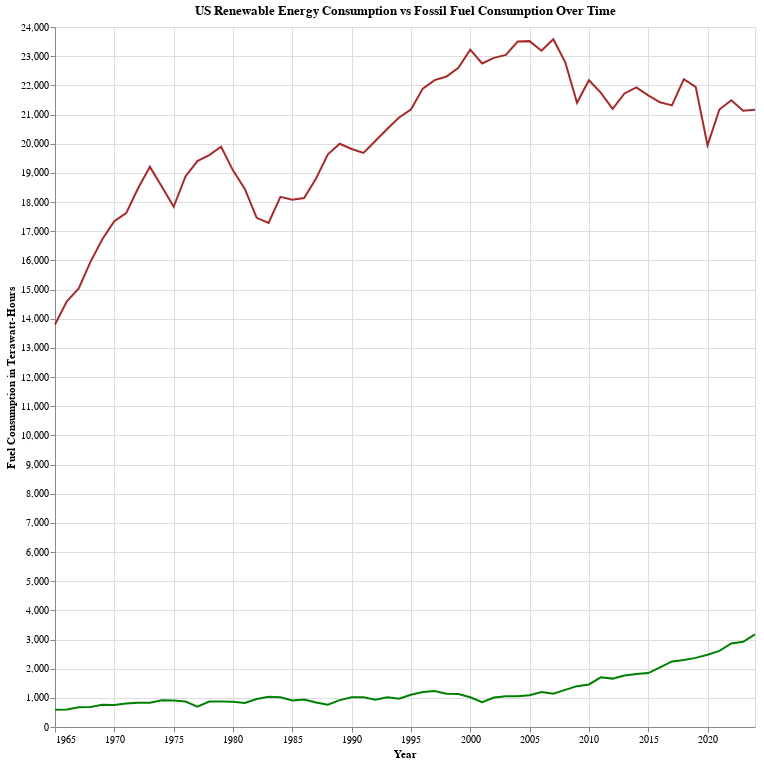

Notebook source saved alongside this figure:
### Code cell
# Linechart of US renewable energy consumption vs fossil fuel consumption over time

# clean data to be only columns that we care about
clean_data = data[['country', 'year', 'population', 'primary_energy_consumption', 'renewables_consumption', 'fossil_fuel_consumption']]

import altair as alt
us_data = clean_data[clean_data['country'] == 'United States']

year_min = 1965
print(year_min)
year_max = int(us_data["year"].max())
print(year_max)


renew_line = alt.Chart(us_data).mark_line(color='green').encode(
    alt.X('year', title='Year', scale=alt.Scale(domain=[year_min, year_max]), axis=alt.Axis(format="d")),
    alt.Y('renewables_consumption', title='Fuel Consumption in Terawatt-Hours'),
    tooltip=['year', 'renewables_consumption'],
    
)

fossil_line = alt.Chart(us_data).mark_line(color='brown').encode(
    alt.X('year', title='Year', scale=alt.Scale(domain=[year_min, year_max]), axis=alt.Axis(format="d")),
    alt.Y('fossil_fuel_consumption', title='Fuel Consumption in Terawatt-Hours'),
    tooltip=['year', 'fossil_fuel_consumption'],
)

us_linechart = renew_line + fossil_line

us_linechart = us_linechart.properties(
    title='US Renewable Energy Consumption vs Fossil Fuel Consumption Over Time',
    width = 700, height = 700)

us_linechart.show()

# how to add legend?

### Figure 1 — Vega-Lite specification as saved in the notebook (floating-point values rounded to 4 significant figures)
{"config": {"view": {"continuousWidth": 300, "continuousHeight": 300}}, "layer": [{"mark": {"type": "line", "color": "green"}, "encoding": {"tooltip": [{"field": "year", "type": "quantitative"}, {"field": "renewables_consumption", "type": "quantitative"}], "x": {"axis": {"format": "d"}, "field": "year", "scale": {"domain": [1965, 2024]}, "title": "Year", "type": "quantitative"}, "y": {"field": "renewables_consumption", "title": "Fuel Consumption in Terawatt-Hours", "type": "quantitative"}}}, {"mark": {"type": "line", "color": "brown"}, "encoding": {"tooltip": [{"field": "year", "type": "quantitative"}, {"field": "fossil_fuel_consumption", "type": "quantitative"}], "x": {"axis": {"format": "d"}, "field": "year", "scale": {"domain": [1965, 2024]}, "title": "Year", "type": "quantitative"}, "y": {"field": "fossil_fuel_consumption", "title": "Fuel Consumption in Terawatt-Hours", "type": "quantitative"}}}], "data": {"name": "data-24aac6a84fa58ba524e0376a5d510c83"}, "height": 700, "title": "US Renewable Energy Consumption vs Fossil Fuel Consumption Over Time", "width": 700, "$schema": "https://vega.github.io/schema/vega-lite/v5.20.1.json", "datasets": {"data-24aac6a84fa58ba524e0376a5d510c83": [{"country": "United States", "year": 1900, "population": 74830000.0, "primary_energy_consumption": null, "renewables_consumption": null, "fossil_fuel_consumption": null}, {"country": "United States", "year": 1901, "population": 76250000.0, "primary_energy_consumption": null, "renewables_consumption": null, "fossil_fuel_consumption": null}, {"country": "United States", "year": 1902, "population": 77700000.0, "primary_energy_consumption": null, "renewables_consumption": null, "fossil_fuel_consumption": null}, {"country": "United States", "year": 1903, "population": 79190000.0, "primary_energy_consumption": null, "renewables_consumption": null, "fossil_fuel_consumption": null}, {"country": "United States", "year": 1904, "population": 80710000.0, "primary_energy_consumption": null, "renewables_consumption": null, "fossil_fuel_consumption": null}, {"country": "United States", "year": 1905, "population": 82250000.0, "primary_energy_consumption": null, "renewables_consumption": null, "fossil_fuel_consumption": null}, {"country": "United States", "year": 1906, "population": 83830000.0, "primary_energy_consumption": null, "renewables_consumption": null, "fossil_fuel_consumption": null}, {"country": "United States", "year": 1907, "population": 85440000.0, "primary_energy_consumption": null, "renewables_consumption": null, "fossil_fuel_consumption": null}, {"country": "United States", "year": 1908, "population": 87070000.0, "primary_energy_consumption": null, "renewables_consumption": null, "fossil_fuel_consumption": null}, {"country": "United States", "year": 1909, "population": 88650000.0, "primary_energy_consumption": null, "renewables_consumption": null, "fossil_fuel_consumption": null}, {"country": "United States", "year": 1910, "population": 90150000.0, "primary_energy_consumption": null, "renewables_consumption": null, "fossil_fuel_consumption": null}, {"country": "United States", "year": 1911, "population": 91590000.0, "primary_energy_consumption": null, "renewables_consumption": null, "fossil_fuel_consumption": null}, {"country": "United States", "year": 1912, "population": 92950000.0, "primary_energy_consumption": null, "renewables_consumption": null, "fossil_fuel_consumption": null}, {"country": "United States", "year": 1913, "population": 94230000.0, "primary_energy_consumption": null, "renewables_consumption": null, "fossil_fuel_consumption": null}, {"country": "United States", "year": 1914, "population": 95530000.0, "primary_energy_consumption": null, "renewables_consumption": null, "fossil_fuel_consumption": null}, {"country": "United States", "year": 1915, "population": 96850000.0, "primary_energy_consumption": null, "renewables_consumption": null, "fossil_fuel_consumption": null}, {"country": "United States", "year": 1916, "population": 98190000.0, "primary_energy_consumption": null, "renewables_consumption": null, "fossil_fuel_consumption": null}, {"country": "United States", "year": 1917, "population": 99550000.0, "primary_energy_consumption": null, "renewables_consumption": null, "fossil_fuel_consumption": null}, {"country": "United States", "year": 1918, "population": 101000000.0, "primary_energy_consumption": null, "renewables_consumption": null, "fossil_fuel_consumption": null}, {"country": "United States", "year": 1919, "population": 102400000.0, "primary_energy_consumption": null, "renewables_consumption": null, "fossil_fuel_consumption": null}, {"country": "United States", "year": 1920, "population": 103900000.0, "primary_energy_consumption": null, "renewables_consumption": null, "fossil_fuel_consumption": null}, {"country": "United States", "year": 1921, "population": 105400000.0, "primary_energy_consumption": null, "renewables_consumption": null, "fossil_fuel_consumption": null}, {"country": "United States", "year": 1922, "population": 106900000.0, "primary_energy_consumption": null, "renewables_consumption": null, "fossil_fuel_consumption": null}, {"country": "United States", "year": 1923, "population": 108500000.0, "primary_energy_consumption": null, "renewables_consumption": null, "fossil_fuel_consumption": null}, {"country": "United States", "year": 1924, "population": 110100000.0, "primary_energy_consumption": null, "renewables_consumption": null, "fossil_fuel_consumption": null}, {"country": "United States", "year": 1925, "population": 111700000.0, "primary_energy_consumption": null, "renewables_consumption": null, "fossil_fuel_consumption": null}, {"country": "United States", "year": 1926, "population": 113400000.0, "primary_energy_consumption": null, "renewables_consumption": null, "fossil_fuel_consumption": null}, {"country": "United States", "year": 1927, "population": 115000000.0, "primary_energy_consumption": null, "renewables_consumption": null, "fossil_fuel_consumption": null}, {"country": "United States", "year": 1928, "population": 116700000.0, "primary_energy_consumption": null, "renewables_consumption": null, "fossil_fuel_consumption": null}, {"country": "United States", "year": 1929, "population": 118300000.0, "primary_energy_consumption": null, "renewables_consumption": null, "fossil_fuel_consumption": null}, {"country": "United States", "year": 1930, "population": 119600000.0, "primary_energy_consumption": null, "renewables_consumption": null, "fossil_fuel_consumption": null}, {"country": "United States", "year": 1931, "population": 120800000.0, "primary_energy_consumption": null, "renewables_consumption": null, "fossil_fuel_consumption": null}, {"country": "United States", "year": 1932, "population": 121900000.0, "primary_energy_consumption": null, "renewables_consumption": null, "fossil_fuel_consumption": null}, {"country": "United States", "year": 1933, "population": 122700000.0, "primary_energy_consumption": null, "renewables_consumption": null, "fossil_fuel_consumption": null}, {"country": "United States", "year": 1934, "population": 123600000.0, "primary_energy_consumption": null, "renewables_consumption": null, "fossil_fuel_consumption": null}, {"country": "United States", "year": 1935, "population": 124400000.0, "primary_energy_consumption": null, "renewables_consumption": null, "fossil_fuel_consumption": null}, {"country": "United States", "year": 1936, "population": 125300000.0, "primary_energy_consumption": null, "renewables_consumption": null, "fossil_fuel_consumption": null}, {"country": "United States", "year": 1937, "population": 126200000.0, "primary_energy_consumption": null, "renewables_consumption": null, "fossil_fuel_consumption": null}, {"country": "United States", "year": 1938, "population": 127100000.0, "primary_energy_consumption": null, "renewables_consumption": null, "fossil_fuel_consumption": null}, {"country": "United States", "year": 1939, "population": 128200000.0, "primary_energy_consumption": null, "renewables_consumption": null, "fossil_fuel_consumption": null}, {"country": "United States", "year": 1940, "population": 129400000.0, "primary_energy_consumption": null, "renewables_consumption": null, "fossil_fuel_consumption": null}, {"country": "United States", "year": 1941, "population": 130900000.0, "primary_energy_consumption": null, "renewables_consumption": null, "fossil_fuel_consumption": null}, {"country": "United States", "year": 1942, "population": 132500000.0, "primary_energy_consumption": null, "renewables_consumption": null, "fossil_fuel_consumption": null}, {"country": "United States", "year": 1943, "population": 134400000.0, "primary_energy_consumption": null, "renewables_consumption": null, "fossil_fuel_consumption": null}, {"country": "United States", "year": 1944, "population": 136200000.0, "primary_energy_consumption": null, "renewables_consumption": null, "fossil_fuel_consumption": null}, {"country": "United States", "year": 1945, "population": 138100000.0, "primary_energy_consumption": null, "renewables_consumption": null, "fossil_fuel_consumption": null}, {"country": "United States", "year": 1946, "population": 140000000.0, "primary_energy_consumption": null, "renewables_consumption": null, "fossil_fuel_consumption": null}, {"country": "United States", "year": 1947, "population": 142000000.0, "primary_energy_consumption": null, "renewables_consumption": null, "fossil_fuel_consumption": null}, {"country": "United States", "year": 1948, "population": 144000000.0, "primary_energy_consumption": null, "renewables_consumption": null, "fossil_fuel_consumption": null}, {"country": "United States", "year": 1949, "population": 146100000.0, "primary_energy_consumption": null, "renewables_consumption": null, "fossil_fuel_consumption": null}, {"country": "United States", "year": 1950, "population": 154200000.0, "primary_energy_consumption": null, "renewables_consumption": null, "fossil_fuel_consumption": null}, {"country": "United States", "year": 1951, "population": 156500000.0, "primary_energy_consumption": null, "renewables_consumption": null, "fossil_fuel_consumption": null}, {"country": "United States", "year": 1952, "population": 158800000.0, "primary_energy_consumption": null, "renewables_consumption": null, "fossil_fuel_consumption": null}, {"country": "United States", "year": 1953, "population": 161200000.0, "primary_energy_consumption": null, "renewables_consumption": null, "fossil_fuel_consumption": null}, {"country": "United States", "year": 1954, "population": 163600000.0, "primary_energy_consumption": null, "renewables_consumption": null, "fossil_fuel_consumption": null}, {"country": "United States", "year": 1955, "population": 166200000.0, "primary_energy_consumption": null, "renewables_consumption": null, "fossil_fuel_consumption": null}, {"country": "United States", "year": 1956, "population": 168800000.0, "primary_energy_consumption": null, "renewables_consumption": null, "fossil_fuel_consumption": null}, {"country": "United States", "year": 1957, "population": 171500000.0, "primary_energy_consumption": null, "renewables_consumption": null, "fossil_fuel_consumption": null}, {"country": "United States", "year": 1958, "population": 174200000.0, "primary_energy_consumption": null, "renewables_consumption": null, "fossil_fuel_consumption": null}, {"country": "United States", "year": 1959, "population": 177100000.0, "primary_energy_consumption": null, "renewables_consumption": null, "fossil_fuel_consumption": null}, {"country": "United States", "year": 1960, "population": 180300000.0, "primary_energy_consumption": null, "renewables_consumption": null, "fossil_fuel_consumption": null}, {"country": "United States", "year": 1961, "population": 183500000.0, "primary_energy_consumption": null, "renewables_consumption": null, "fossil_fuel_consumption": null}, {"country": "United States", "year": 1962, "population": 186700000.0, "primary_energy_consumption": null, "renewables_consumption": null, "fossil_fuel_consumption": null}, {"country": "United States", "year": 1963, "population": 189800000.0, "primary_energy_consumption": null, "renewables_consumption": null, "fossil_fuel_consumption": null}, {"country": "United States", "year": 1964, "population": 192800000.0, "primary_energy_consumption": null, "renewables_consumption": null, "fossil_fuel_consumption": null}, {"country": "United States", "year": 1965, "population": 195700000.0, "primary_energy_consumption": 14440.0, "renewables_consumption": 594.4, "fossil_fuel_consumption": 13800.0}, {"country": "United States", "year": 1966, "population": 198300000.0, "primary_energy_consumption": 15250.0, "renewables_consumption": 599.3, "fossil_fuel_consumption": 14590.0}, {"country": "United States", "year": 1967, "population": 200700000.0, "primary_energy_consumption": 15780.0, "renewables_consumption": 675.1, "fossil_fuel_consumption": 15040.0}, {"country": "United States", "year": 1968, "population": 203000000.0, "primary_energy_consumption": 16720.0, "renewables_consumption": 682.3, "fossil_fuel_consumption": 15960.0}, {"country": "United States", "year": 1969, "population": 205300000.0, "primary_energy_consumption": 17580.0, "renewables_consumption": 761.9, "fossil_fuel_consumption": 16730.0}, {"country": "United States", "year": 1970, "population": 207800000.0, "primary_energy_consumption": 18210.0, "renewables_consumption": 754.9, "fossil_fuel_consumption": 17340.0}, {"country": "United States", "year": 1971, "population": 210400000.0, "primary_energy_consumption": 18590.0, "renewables_consumption": 808.1, "fossil_fuel_consumption": 17620.0}, {"country": "United States", "year": 1972, "population": 212800000.0, "primary_energy_consumption": 19510.0, "renewables_consumption": 832.6, "fossil_fuel_consumption": 18470.0}, {"country": "United States", "year": 1973, "population": 215000000.0, "primary_energy_consumption": 20340.0, "renewables_consumption": 835.3, "fossil_fuel_consumption": 19200.0}, {"country": "United States", "year": 1974, "population": 217100000.0, "primary_energy_consumption": 19840.0, "renewables_consumption": 917.3, "fossil_fuel_consumption": 18530.0}, {"country": "United States", "year": 1975, "population": 219100000.0, "primary_energy_consumption": 19320.0, "renewables_consumption": 912.3, "fossil_fuel_consumption": 17840.0}, {"country": "United States", "year": 1976, "population": 221200000.0, "primary_energy_consumption": 20380.0, "renewables_consumption": 875.6, "fossil_fuel_consumption": 18880.0}, {"country": "United States", "year": 1977, "population": 223300000.0, "primary_energy_consumption": 20900.0, "renewables_consumption": 700.9, "fossil_fuel_consumption": 19400.0}, {"country": "United States", "year": 1978, "population": 225400000.0, "primary_energy_consumption": 21360.0, "renewables_consumption": 872.5, "fossil_fuel_consumption": 19610.0}, {"country": "United States", "year": 1979, "population": 227600000.0, "primary_energy_consumption": 21580.0, "renewables_consumption": 874.8, "fossil_fuel_consumption": 19900.0}, {"country": "United States", "year": 1980, "population": 229900000.0, "primary_energy_consumption": 20750.0, "renewables_consumption": 866.6, "fossil_fuel_consumption": 19080.0}, {"country": "United States", "year": 1981, "population": 232200000.0, "primary_energy_consumption": 20140.0, "renewables_consumption": 825.9, "fossil_fuel_consumption": 18450.0}, {"country": "United States", "year": 1982, "population": 234600000.0, "primary_energy_consumption": 19320.0, "renewables_consumption": 959.0, "fossil_fuel_consumption": 17460.0}, {"country": "United States", "year": 1983, "population": 237000000.0, "primary_energy_consumption": 19250.0, "renewables_consumption": 1034.0, "fossil_fuel_consumption": 17280.0}, {"country": "United States", "year": 1984, "population": 239400000.0, "primary_energy_consumption": 20240.0, "renewables_consumption": 1021.0, "fossil_fuel_consumption": 18180.0}, {"country": "United States", "year": 1985, "population": 241700000.0, "primary_energy_consumption": 20180.0, "renewables_consumption": 911.5, "fossil_fuel_consumption": 18080.0}, {"country": "United States", "year": 1986, "population": 244000000.0, "primary_energy_consumption": 20370.0, "renewables_consumption": 945.9, "fossil_fuel_consumption": 18140.0}, {"country": "United States", "year": 1987, "population": 246200000.0, "primary_energy_consumption": 21060.0, "renewables_consumption": 842.8, "fossil_fuel_consumption": 18810.0}, {"country": "United States", "year": 1988, "population": 248400000.0, "primary_energy_consumption": 22010.0, "renewables_consumption": 766.9, "fossil_fuel_consumption": 19630.0}, {"country": "United States", "year": 1989, "population": 250700000.0, "primary_energy_consumption": 22550.0, "renewables_consumption": 922.4, "fossil_fuel_consumption": 20000.0}, {"country": "United States", "year": 1990, "population": 253400000.0, "primary_energy_consumption": 22610.0, "renewables_consumption": 1017.0, "fossil_fuel_consumption": 19820.0}, {"country": "United States", "year": 1991, "population": 256500000.0, "primary_energy_consumption": 22580.0, "renewables_consumption": 1016.0, "fossil_fuel_consumption": 19680.0}, {"country": "United States", "year": 1992, "population": 259600000.0, "primary_energy_consumption": 22910.0, "renewables_consumption": 932.2, "fossil_fuel_consumption": 20090.0}, {"country": "United States", "year": 1993, "population": 262600000.0, "primary_energy_consumption": 23400.0, "renewables_consumption": 1020.0, "fossil_fuel_consumption": 20500.0}, {"country": "United States", "year": 1994, "population": 265500000.0, "primary_energy_consumption": 23820.0, "renewables_consumption": 967.7, "fossil_fuel_consumption": 20900.0}, {"country": "United States", "year": 1995, "population": 268200000.0, "primary_energy_consumption": 24340.0, "renewables_consumption": 1103.0, "fossil_fuel_consumption": 21170.0}, {"country": "United States", "year": 1996, "population": 270900000.0, "primary_energy_consumption": 25170.0, "renewables_consumption": 1201.0, "fossil_fuel_consumption": 21890.0}, {"country": "United States", "year": 1997, "population": 273500000.0, "primary_energy_consumption": 25350.0, "renewables_consumption": 1233.0, "fossil_fuel_consumption": 22180.0}, {"country": "United States", "year": 1998, "population": 276100000.0, "primary_energy_consumption": 25510.0, "renewables_consumption": 1141.0, "fossil_fuel_consumption": 22300.0}, {"country": "United States", "year": 1999, "population": 278800000.0, "primary_energy_consumption": 25970.0, "renewables_consumption": 1134.0, "fossil_fuel_consumption": 22600.0}, {"country": "United States", "year": 2000, "population": 281500000.0, "primary_energy_consumption": 26550.0, "renewables_consumption": 1020.0, "fossil_fuel_consumption": 23230.0}, {"country": "United States", "year": 2001, "population": 284300000.0, "primary_energy_consumption": 25920.0, "renewables_consumption": 849.3, "fossil_fuel_consumption": 22750.0}, {"country": "United States", "year": 2002, "population": 287100000.0, "primary_energy_consumption": 26300.0, "renewables_consumption": 1009.0, "fossil_fuel_consumption": 22940.0}, {"country": "United States", "year": 2003, "population": 289900000.0, "primary_energy_consumption": 26380.0, "renewables_consumption": 1055.0, "fossil_fuel_consumption": 23040.0}, {"country": "United States", "year": 2004, "population": 292800000.0, "primary_energy_consumption": 26900.0, "renewables_consumption": 1057.0, "fossil_fuel_consumption": 23500.0}, {"country": "United States", "year": 2005, "population": 295700000.0, "primary_energy_consumption": 26910.0, "renewables_consumption": 1087.0, "fossil_fuel_consumption": 23520.0}, {"country": "United States", "year": 2006, "population": 298700000.0, "primary_energy_consumption": 26700.0, "renewables_consumption": 1198.0, "fossil_fuel_consumption": 23190.0}, {"country": "United States", "year": 2007, "population": 301800000.0, "primary_energy_consumption": 27070.0, "renewables_consumption": 1139.0, "fossil_fuel_consumption": 23580.0}, {"country": "United States", "year": 2008, "population": 305000000.0, "primary_energy_consumption": 26410.0, "renewables_consumption": 1271.0, "fossil_fuel_consumption": 22800.0}, {"country": "United States", "year": 2009, "population": 308000000.0, "primary_energy_consumption": 25110.0, "renewables_consumption": 1401.0, "fossil_fuel_consumption": 21400.0}, {"country": "United States", "year": 2010, "population": 311100000.0, "primary_energy_consumption": 25950.0, "renewables_consumption": 1458.0, "fossil_fuel_consumption": 22180.0}, {"country": "United States", "year": 2011, "population": 314100000.0, "primary_energy_consumption": 25730.0, "renewables_consumption": 1704.0, "fossil_fuel_consumption": 21750.0}, {"country": "United States", "year": 2012, "population": 317100000.0, "primary_energy_consumption": 25050.0, "renewables_consumption": 1659.0, "fossil_fuel_consumption": 21190.0}, {"country": "United States", "year": 2013, "population": 320100000.0, "primary_energy_consumption": 25730.0, "renewables_consumption": 1764.0, "fossil_fuel_consumption": 21720.0}, {"country": "United States", "year": 2014, "population": 323100000.0, "primary_energy_consumption": 26000.0, "renewables_consumption": 1815.0, "fossil_fuel_consumption": 21930.0}, {"country": "United States", "year": 2015, "population": 326100000.0, "primary_energy_consumption": 25750.0, "renewables_consumption": 1850.0, "fossil_fuel_consumption": 21660.0}, {"country": "United States", "year": 2016, "population": 329200000.0, "primary_energy_consumption": 25730.0, "renewables_consumption": 2046.0, "fossil_fuel_consumption": 21420.0}, {"country": "United States", "year": 2017, "population": 332200000.0, "primary_energy_consumption": 25820.0, "renewables_consumption": 2248.0, "fossil_fuel_consumption": 21310.0}, {"country": "United States", "year": 2018, "population": 335100000.0, "primary_energy_consumption": 26770.0, "renewables_consumption": 2300.0, "fossil_fuel_consumption": 22210.0}, {"country": "United States", "year": 2019, "population": 337800000.0, "primary_energy_consumption": 26580.0, "renewables_consumption": 2370.0, "fossil_fuel_consumption": 21950.0}, {"country": "United States", "year": 2020, "population": 339400000.0, "primary_energy_consumption": 24630.0, "renewables_consumption": 2478.0, "fossil_fuel_consumption": 19940.0}, {"country": "United States", "year": 2021, "population": 340200000.0, "primary_energy_consumption": 25960.0, "renewables_consumption": 2610.0, "fossil_fuel_consumption": 21170.0}, {"country": "United States", "year": 2022, "population": 341500000.0, "primary_energy_consumption": 26510.0, "renewables_consumption": 2865.0, "fossil_fuel_consumption": 21490.0}, {"country": "United States", "year": 2023, "population": 343500000.0, "primary_energy_consumption": 26220.0, "renewables_consumption": 2919.0, "fossil_fuel_consumption": 21130.0}, {"country": "United States", "year": 2024, "population": 345400000.0, "primary_energy_consumption": 26530.0, "renewables_consumption": 3175.0, "fossil_fuel_consumption": 21170.0}]}}
